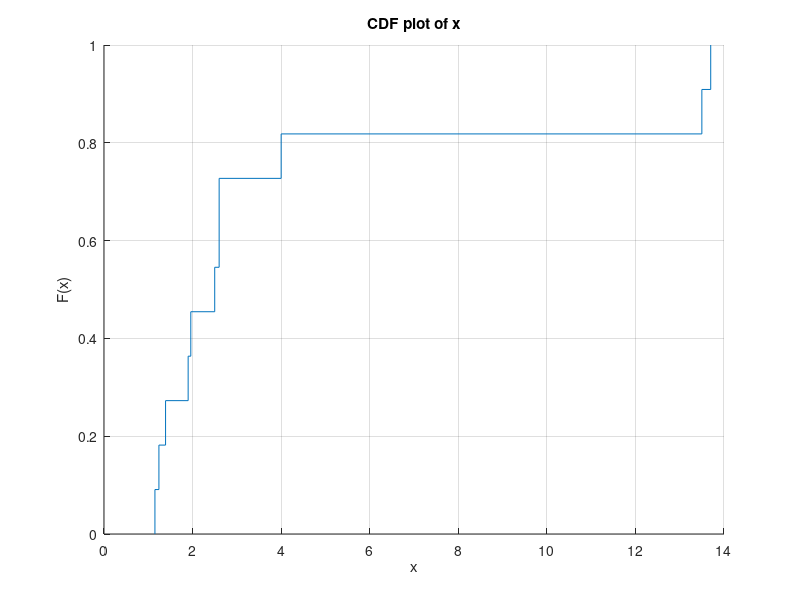

MATLAB code for this plot: (Note: this script raises an error after producing the figure.)
%name = {	backprop	fastwalsh	gaussian	heartwall	matrixmul	particlefilter	similarityscore	s.reduce	s.srad2	stringmatch	geomean };
b0p5 = [	0.78	0.61	0.92	0.98	0.98	0.88	0.99	0.99	0.76	0.98	0.89];
b2p0 = [	1.04	1.5	1.08	1.14	1.44	1.24	1.48	1.02	1.78	1.2	1.25 ];
b4p0 = [	1.05	1.74	1.1	1.19	1.82	1.38	1.79	1.04	2	1.28	1.38 ];
b8p0 = [	1.05	1.76	1.12	1.21	1.92	2	1.88	1.04	2.02	1.32	1.4 ];
binf = [	1.15	1.96	1.9	1.24	13.7	2.5	13.5	1.39	2.6	4	2.6 ];



figure(1)
clf
hold on
grid on
% cdfplot(b0p5)
% cdfplot(b2p0)
% cdfplot(b4p0)
% cdfplot(b8p0)
cdfplot(binf)
fixfigs(1,2,14,12)
% set(gca,'xscale','log')
% xlim([5e-1 2e1])
xlim([1e0, 5])
ylim([0, 1])
xlabel('Speedup over baseline (X)')
ylabel('Fraction of benchmarks')
title('')
set(gca,'ytick', 0:0.1:1);


%%

tiers_act = [ 8 8 8 8 8 ];
tiers_pred = [8 8 7 6 8];

power_act = [ 65 65 95 73 95];
power_pred = [60.27 63.62 105.56 52.74 91.80 ];

names = {'65nm B', '45nm A', '45nm B', '32nm A', '32nm B'};

figure(2)
clf
hold on
grid on
plot(tiers_act, 'b')
plot(tiers_pred, 'r')
ylabel('Signal wiring tiers')
set(gca, 'xtick', 1:length(names));
set(gca, 'xticklabel', names);
fixfigs(2,2,14,12)

figure(3)
clf
hold on
grid on

b = bar( [ power_act ; power_pred ]', 1, 'grouped');
ylabel('Power (W)')
set(gca, 'xtick', 1:length(names));
set(gca, 'xticklabel', names)
xlim([0.5, length(names)+0.5])
b(1).FaceColor = 'b';
b(2).FaceColor = 'y';
fixfigs(3,2,14,12)